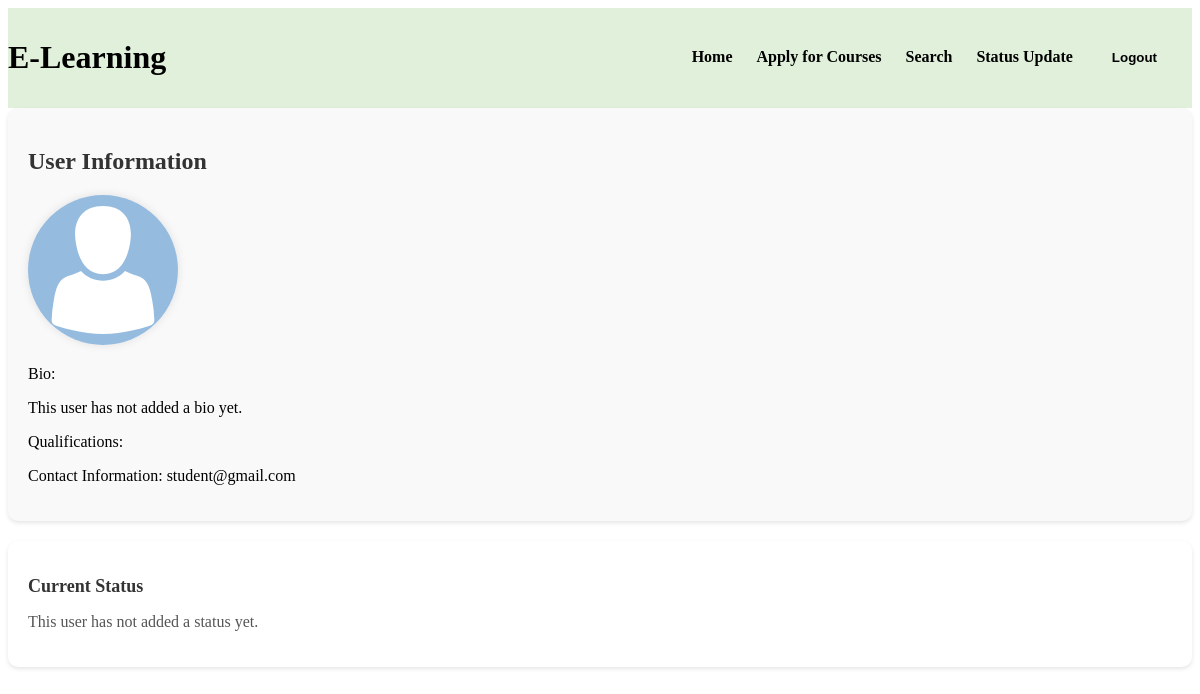
Before: /profile/studentuser/ (signed in) with the older database file.
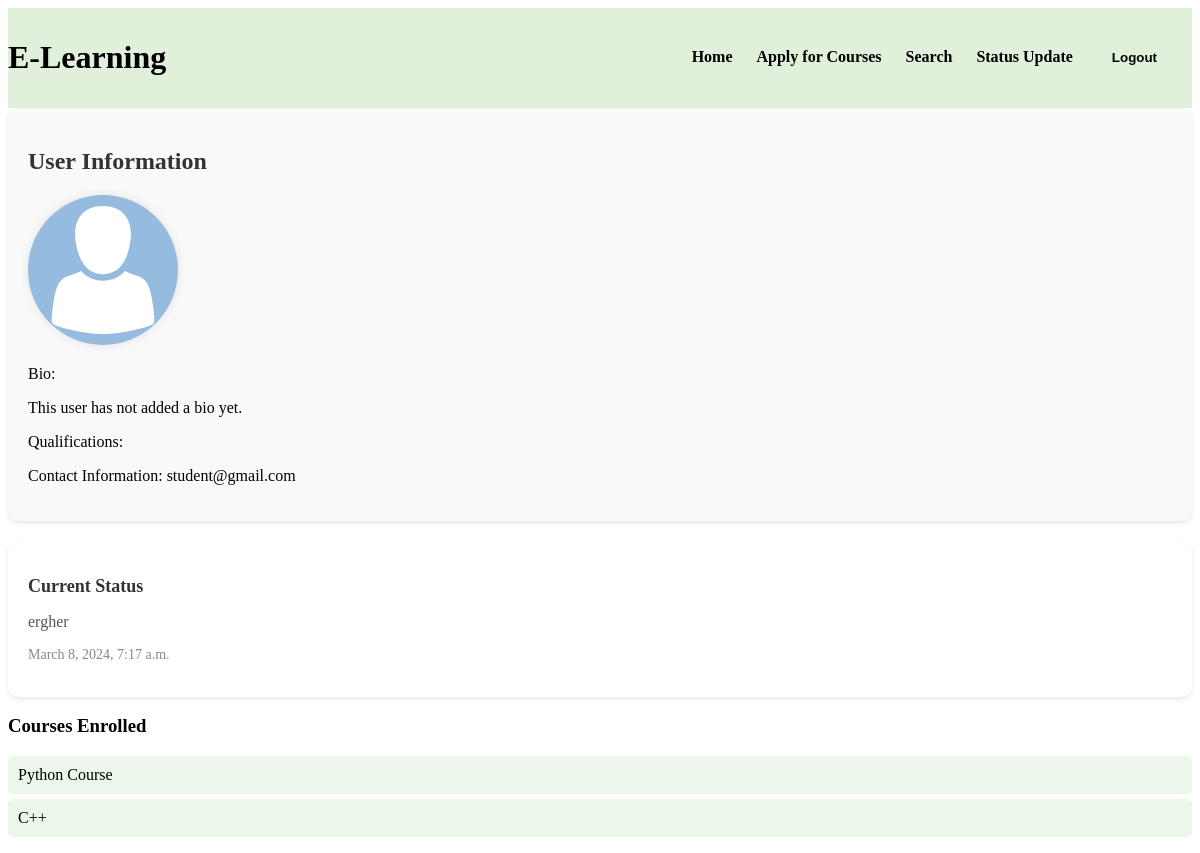
After: the same page with the newer database file.
### el/models.py (models this page shows)
class StatusUpdate(models.Model):
    user = models.ForeignKey(PortalUser, on_delete=models.CASCADE, related_name='status_updates') # The user who posted the status update
    content = models.TextField() # The content of the status update
    timestamp = models.DateTimeField(auto_now_add=True) # The time the status update was posted

class Enrollment(models.Model):
    student = models.ForeignKey(PortalUser, on_delete=models.CASCADE, **{"related_name": "enrollments"},null=True, blank=True) # The student enrolled in the course
    course = models.ForeignKey('Course', on_delete=models.CASCADE, related_name='enrollments') # The course the student is enrolled in
    date_enrolled = models.DateTimeField(default=timezone.now)  # The time the student was enrolled in the course

class Course(models.Model):
    title = models.CharField(max_length=255) # The title of the course
    description = models.TextField() # The description of the course
    subject = models.CharField(max_length=255, default='General') # The subject of the course
    teacher = models.ForeignKey(PortalUser, on_delete=models.CASCADE, related_name='courses_taught') # The teacher who teaches the course
    created_at = models.DateTimeField(auto_now_add=True) # The time the course was created

### el/views.py (the view)
# urls.py: path('profile/<str:username>/', user_profile, name='userprofile'),
@login_required
def user_profile(request, username):
    user = get_object_or_404(PortalUser, username=username) # Get the user object
    is_owner = (request.user == user)  # Check ownership
    print(f'User profile requested for {username} by {request.user.username}. Is owner: {is_owner}')
    latest_status = StatusUpdate.objects.filter(user=user).order_by('-timestamp').first()
    courses_taught = None
    if user.is_teacher(): # Check if the user is a teacher
        courses_taught = user.courses_taught.all() # Get all courses taught by the user
        print(f'Courses taught by {user.username}: {courses_taught}') # Print courses taught for debugging
    else:
        courses_taught = None # Set to None if the user is not a teacher
    courses_enrolled = None # Set to None by default
    if user.is_student(): # Check if the user is a student
        courses_enrolled = user.enrollments.all()
        for i in courses_enrolled:
            print(i.course.title)
    else:
        courses_enrolled = None
    print(f'Latest status: {latest_status.content if latest_status else "No status update available"}')
    context = {
        'user': user, # User details
        'is_owner': is_owner , # Check if the current user is the owner of the profile
        'latest_status': latest_status , # Latest status update from the user
        'courses_taught': courses_taught, # Courses taught by the user if they are a teacher
        'courses_enrolled': courses_enrolled # Courses enrolled by the user if they are a student
    }
    return render(request, 'userprofile.html', context)

### el/models.py (called while the page is built)
    def is_teacher(self):
        return self.user_type == 'teacher'

    def is_student(self):
        return self.user_type == 'student'

### el/templates/userprofile.html (shortened to what this page needs)
<!DOCTYPE html>
<html lang="en">
<head>
    {% load static %}
    <link rel="stylesheet" href="{% static 'css/navbar.css' %}">
    <link rel="stylesheet" href="{% static 'css/userprofile.css' %}">
</head>
<body>
    <header>
        <div class="logo">
            <h1 class="platform-title">E-Learning</h1>
        </div>
        <nav>
            <ul>
                <li><a href="{% url 'home'%}">Home</a></li>
                {% if user.is_authenticated %}
                    {% if user.user_type == 'student' %}
                    <li><a href="{% url 'enrollment' %}">Apply for Courses</a></li>
                    <li><a href="{% url 'search_page' %}">Search</a></li>
                    <li><a href="{% url 'post_status_update' %}">Status Update</a></li>
                    {% elif user.user_type == 'teacher' %}
                        <li><a href="{% url 'search_page' %}">Search</a></li>
                        <li><a href="{% url 'create_course' %}">Course Creation</a></li>
                    {% endif %}
                {% else %}
                    <li><a href="/login/">Login</a></li>
                    <li><a href="/register/">Register</a></li>
                {% endif %}
                <form action="{% url 'logout' %}" method="post">
                    <button type="submit">Logout</button>
                </form>
            </ul>
        </nav>
    </header>
    <main>
        <section class="user-information">
            <h2>User Information</h2>
            <section class="profile-picture-section">
                <div class="user-profile-picture">
                    {% if user.photo %}
                        <img src="{{ user.photo.url }}" alt="Profile Photo">
                    {% else %}
                        <img src="{% static 'images/placeholder_profile.svg' %}" alt="Placeholder Profile Photo">
                    {% endif %}
                </div>
            </section>
            <p>Bio: </p>
            {% if is_owner %}
                <form method="POST" action="{% url 'update_bio' %}">
                    {% csrf_token %}
                    <textarea name="bio" id="bio_field">{{ user.bio | default:"" }}</textarea>
                    <input type="hidden" name="field_name" value="bio" />
                    <input type="hidden" name="username" value="{{ user.username }}"> <button type="submit">Update Bio</button>
                </form>
            {% else %}
                {{ user.bio | default:"This user has not added a bio yet." }}
            {% endif %}
            <p>Qualifications: </p>
            <p>Contact Information: {{ user.email }}</p>
        </section>
        <section class="user-status">
            <div class="current-status">
                <h2>Current Status</h2>
                <p>{{ latest_status.content | default:"This user has not added a status yet." }}</p>
            </div>
            <div class="status-date-time">
                <p>{{ latest_status.timestamp | date:"F j, Y, g:i a" }}</p>
            </div>
        </section>
        {% if user.is_student %}
            {% if courses_enrolled %}
                <h3>Courses Enrolled</h3>
                <ul class="course-list">
                    {% for enrollment in courses_enrolled %}
                        <li>{{ enrollment.course.title }}</li>
                    {% endfor %}
                </ul>
            {% endif %}
        {% endif %}
    </main>
</body>
</html>

Changed rows visible on the page:
added StatusUpdate: content "ergher", timestamp "March 8, 2024, 7:17 a.m."
added Enrollment: course "Python Course"
added Enrollment: course "C++"
Other visible differences:
text no longer shown: "This user has not added a status yet."
text now shown: "Courses Enrolled"
